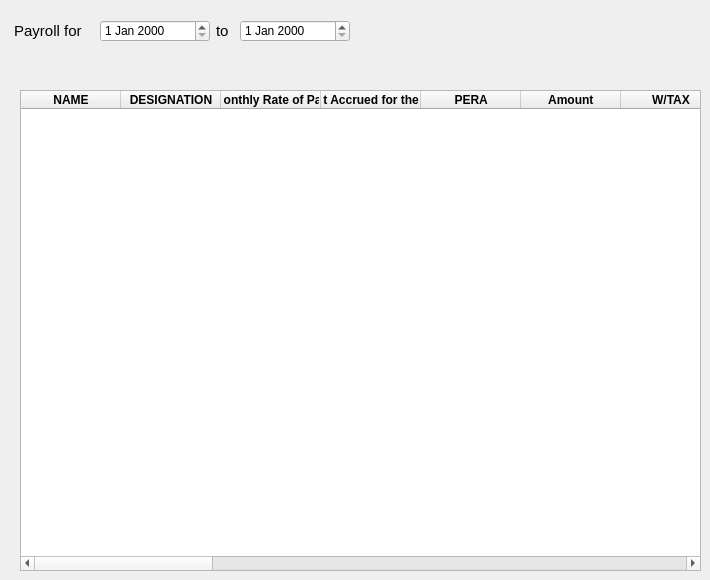
    <widget class="QWidget" name="tab_2">
     <attribute name="title">
      <string>payroll_ae</string>
     </attribute>
     <widget class="QPushButton" name="payroll_ae_save">
      <property name="geometry">
       <rect>
        <x>370</x>
        <y>10</y>
        <width>41</width>
        <height>41</height>
       </rect>
      </property>
      <property name="toolTip">
       <string>&lt;html&gt;&lt;head/&gt;&lt;body&gt;&lt;p&gt;save to database&lt;/p&gt;&lt;/body&gt;&lt;/html&gt;</string>
      </property>
      <property name="text">
       <string/>
      </property>
      <property name="icon">
       <iconset resource="icons.qrc">
        <normaloff>:/icons/hdd.png</normaloff>:/icons/hdd.png</iconset>
      </property>
      <property name="iconSize">
       <size>
        <width>32</width>
        <height>32</height>
       </size>
      </property>
      <property name="flat">
       <bool>true</bool>
      </property>
     </widget>
     <widget class="QPushButton" name="payroll_ae_quit">
      <property name="geometry">
       <rect>
        <x>490</x>
        <y>10</y>
        <width>41</width>
        <height>41</height>
       </rect>
      </property>
      <property name="toolTip">
       <string>&lt;html&gt;&lt;head/&gt;&lt;body&gt;&lt;p&gt;cancel&lt;/p&gt;&lt;/body&gt;&lt;/html&gt;</string>
      </property>
      <property name="text">
       <string/>
      </property>
      <property name="icon">
       <iconset resource="icons.qrc">
        <normaloff>:/icons/cancel.png</normaloff>:/icons/cancel.png</iconset>
      </property>
      <property name="iconSize">
       <size>
        <width>32</width>
        <height>32</height>
       </size>
      </property>
      <property name="flat">
       <bool>true</bool>
      </property>
     </widget>
     <widget class="QPushButton" name="payroll_ae_excel">
      <property name="geometry">
       <rect>
        <x>410</x>
        <y>10</y>
        <width>41</width>
        <height>41</height>
       </rect>
      </property>
      <property name="toolTip">
       <string>&lt;html&gt;&lt;head/&gt;&lt;body&gt;&lt;p&gt;open in excel&lt;/p&gt;&lt;/body&gt;&lt;/html&gt;</string>
      </property>
      <property name="text">
       <string/>
      </property>
      <property name="icon">
       <iconset resource="icons.qrc">
        <normaloff>:/icons/xls.png</normaloff>:/icons/xls.png</iconset>
      </property>
      <property name="iconSize">
       <size>
        <width>32</width>
        <height>32</height>
       </size>
      </property>
      <property name="flat">
       <bool>true</bool>
      </property>
     </widget>
     <widget class="QPushButton" name="payroll_ae_add_person">
      <property name="geometry">
       <rect>
        <x>10</x>
        <y>50</y>
        <width>41</width>
        <height>41</height>
       </rect>
      </property>
      <property name="toolTip">
       <string>&lt;html&gt;&lt;head/&gt;&lt;body&gt;&lt;p&gt;add employee&lt;/p&gt;&lt;/body&gt;&lt;/html&gt;</string>
      </property>
      <property name="text">
       <string/>
      </property>
      <property name="icon">
       <iconset resource="icons.qrc">
        <normaloff>:/icons/add-database.png</normaloff>:/icons/add-database.png</iconset>
      </property>
      <property name="iconSize">
       <size>
        <width>30</width>
        <height>30</height>
       </size>
      </property>
      <property name="flat">
       <bool>true</bool>
      </property>
     </widget>
     <widget class="QPushButton" name="payroll_ae_delete_person">
      <property name="geometry">
       <rect>
        <x>50</x>
        <y>50</y>
        <width>41</width>
        <height>41</height>
       </rect>
      </property>
      <property name="toolTip">
       <string>&lt;html&gt;&lt;head/&gt;&lt;body&gt;&lt;p&gt;delete record&lt;/p&gt;&lt;/body&gt;&lt;/html&gt;</string>
      </property>
      <property name="text">
       <string/>
      </property>
      <property name="icon">
       <iconset resource="icons.qrc">
        <normaloff>:/icons/delete.png</normaloff>:/icons/delete.png</iconset>
      </property>
      <property name="iconSize">
       <size>
        <width>30</width>
        <height>30</height>
       </size>
      </property>
      <property name="flat">
       <bool>true</bool>
      </property>
     </widget>
     <widget class="QLabel" name="label_3">
      <property name="geometry">
       <rect>
        <x>10</x>
        <y>20</y>
        <width>91</width>
        <height>21</height>
       </rect>
      </property>
      <property name="font">
       <font>
        <pointsize>11</pointsize>
       </font>
      </property>
      <property name="text">
       <string> Payroll for </string>
      </property>
     </widget>
     <widget class="QDateEdit" name="payroll_ae_date_from">
      <property name="geometry">
       <rect>
        <x>100</x>
        <y>20</y>
        <width>110</width>
        <height>22</height>
       </rect>
      </property>
     </widget>
     <widget class="QLabel" name="label_4">
      <property name="geometry">
       <rect>
        <x>216</x>
        <y>20</y>
        <width>16</width>
        <height>21</height>
       </rect>
      </property>
      <property name="font">
       <font>
        <pointsize>11</pointsize>
       </font>
      </property>
      <property name="text">
       <string>to</string>
      </property>
     </widget>
     <widget class="QDateEdit" name="payroll_ae_date_to">
      <property name="geometry">
       <rect>
        <x>240</x>
        <y>20</y>
        <width>110</width>
        <height>22</height>
       </rect>
      </property>
     </widget>
     <widget class="QPushButton" name="payroll_ae_print">
      <property name="geometry">
       <rect>
        <x>450</x>
        <y>10</y>
        <width>41</width>
        <height>41</height>
       </rect>
      </property>
      <property name="toolTip">
       <string>&lt;html&gt;&lt;head/&gt;&lt;body&gt;&lt;p&gt;print payroll&lt;/p&gt;&lt;/body&gt;&lt;/html&gt;</string>
      </property>
      <property name="text">
       <string/>
      </property>
      <property name="icon">
       <iconset resource="icons.qrc">
        <normaloff>:/icons/print.png</normaloff>:/icons/print.png</iconset>
      </property>
      <property name="iconSize">
       <size>
        <width>32</width>
        <height>32</height>
       </size>
      </property>
      <property name="flat">
       <bool>true</bool>
      </property>
     </widget>
     <widget class="QTableWidget" name="payroll_ae_table_widget">
      <property name="geometry">
       <rect>
        <x>20</x>
        <y>90</y>
        <width>681</width>
        <height>481</height>
       </rect>
      </property>
      <column>
       <property name="text">
        <string>   NAME   </string>
       </property>
       <property name="font">
        <font>
         <weight>75</weight>
         <bold>true</bold>
        </font>
       </property>
      </column>
      <column>
       <property name="text">
        <string>   DESIGNATION   </string>
       </property>
       <property name="font">
        <font>
         <weight>75</weight>
         <bold>true</bold>
        </font>
       </property>
      </column>
      <column>
       <property name="text">
        <string>   Monthly Rate of Pay   </string>
       </property>
       <property name="font">
        <font>
         <weight>75</weight>
         <bold>true</bold>
        </font>
       </property>
      </column>
      <column>
       <property name="text">
        <string>   Amount Accrued for the Period   </string>
       </property>
       <property name="font">
        <font>
         <weight>75</weight>
         <bold>true</bold>
        </font>
       </property>
      </column>
      <column>
       <property name="text">
        <string>   PERA   </string>
       </property>
       <property name="font">
        <font>
         <weight>75</weight>
         <bold>true</bold>
        </font>
       </property>
      </column>
      <column>
       <property name="text">
        <string>   Amount   </string>
       </property>
       <property name="font">
        <font>
         <weight>75</weight>
         <bold>true</bold>
        </font>
       </property>
      </column>
      <column>
       <property name="text">
        <string>   W/TAX   </string>
       </property>
       <property name="font">
        <font>
         <weight>75</weight>
         <bold>true</bold>
        </font>
       </property>
      </column>
      <column>
       <property name="text">
        <string>   GSIS EDUC'L. LOAN   </string>
       </property>
       <property name="font">
        <font>
         <weight>75</weight>
         <bold>true</bold>
        </font>
       </property>
      </column>
      <column>
       <property name="text">
        <string>   PAG-IBIG PERSONAL   </string>
       </property>
       <property name="font">
        <font>
         <weight>75</weight>
         <bold>true</bold>
        </font>
       </property>
      </column>
      <column>
       <property name="text">
        <string>   PAG-IBIG GOV'T   </string>
       </property>
       <property name="font">
        <font>
         <weight>75</weight>
         <bold>true</bold>
        </font>
       </property>
      </column>
      <column>
       <property name="text">
        <string>   PAG-IBIG MPL   </string>
       </property>
       <property name="font">
        <font>
         <weight>75</weight>
         <bold>true</bold>
        </font>
       </property>
      </column>
      <column>
       <property name="text">
        <string>   PAG-IBIG CALAMITY LOAN   </string>
       </property>
       <property name="font">
        <font>
         <weight>75</weight>
         <bold>true</bold>
        </font>
       </property>
      </column>
      <column>
       <property name="text">
        <string>   PAG-IBIG HOUSING LOAN   </string>
       </property>
       <property name="font">
        <font>
         <weight>75</weight>
         <bold>true</bold>
        </font>
       </property>
      </column>
      <column>
       <property name="text">
        <string>   PHILHEALTH PERSONAL   </string>
       </property>
       <property name="font">
        <font>
         <weight>75</weight>
         <bold>true</bold>
        </font>
       </property>
      </column>
      <column>
       <property name="text">
        <string>   PHILHEALTH GOV'T   </string>
       </property>
       <property name="font">
        <font>
         <weight>75</weight>
         <bold>true</bold>
        </font>
       </property>
      </column>
      <column>
       <property name="text">
        <string>   RURAL BANK OF PILAR   </string>
       </property>
       <property name="font">
        <font>
         <weight>75</weight>
         <bold>true</bold>
        </font>
       </property>
      </column>
      <column>
       <property name="text">
        <string>   GEMPCO Reg. Loan   </string>
       </property>
       <property name="font">
        <font>
         <weight>75</weight>
         <bold>true</bold>
        </font>
       </property>
      </column>
      <column>
       <property name="text">
        <string>   GEMPCO-EDUCL. LOAN   </string>
       </property>
       <property name="font">
        <font>
         <weight>75</weight>
         <bold>true</bold>
        </font>
       </property>
      </column>
      <column>
       <property name="text">
        <string>   SOPRECCO REG. LOAN   </string>
       </property>
       <property name="font">
        <font>
         <weight>75</weight>
         <bold>true</bold>
        </font>
       </property>
      </column>
      <column>
       <property name="text">
        <string>   SOPRECCO-EDUCL. LOAN   </string>
       </property>
       <property name="font">
        <font>
         <weight>75</weight>
         <bold>true</bold>
        </font>
       </property>
      </column>
      <column>
       <property name="text">
        <string>   SOPRECCO SHARE   </string>
       </property>
       <property name="font">
        <font>
         <weight>75</weight>
         <bold>true</bold>
        </font>
       </property>
      </column>
      <column>
       <property name="text">
        <string>   Amount Due   </string>
       </property>
       <property name="font">
        <font>
         <weight>75</weight>
         <bold>true</bold>
        </font>
       </property>
      </column>
     </widget>
    </widget>
